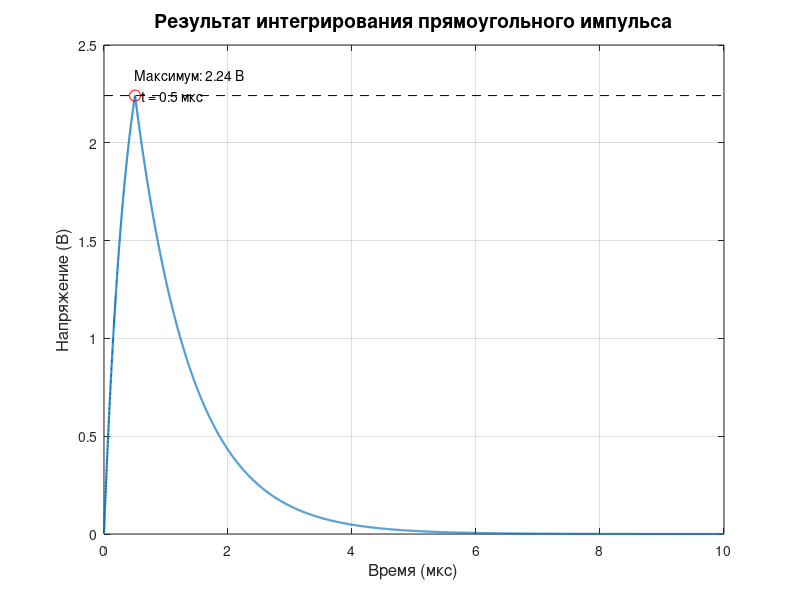

This figure's MATLAB source:
function pu()
    % Параметры сигнала
    A = 3;               % Амплитуда импульса (В)
    T_pulse = 500e-9;    % Длительность импульса (с)
    rise_time = 800e-9;  % Время нарастания до максимума (с)
    fall_time = 2e-6;    % Время спада (с)
    
    % Расчет постоянных времени
    tau_rise = rise_time / 2.2;   % Постоянная времени нарастания
    tau_fall = fall_time / 2.2;   % Постоянная времени спада
    
    % Временной диапазон (0 до 10 мкс с шагом 1 нс)
    t = 0:1e-9:10e-6;
    
    % Инициализация выходного напряжения
    V_out = zeros(size(t));
    
    % Фаза нарастания (0 ≤ t < T_pulse)
    idx_rise = t < T_pulse;
    t_rise = t(idx_rise);
    V_out(idx_rise) = A * (1 - exp(-t_rise / tau_rise));
    
    % Значение в конце импульса
    V_max = A * (1 - exp(-T_pulse / tau_rise));
    
    % Фаза спада (t ≥ T_pulse)
    idx_fall = t >= T_pulse;
    t_fall = t(idx_fall);
    V_out(idx_fall) = V_max * exp(-(t_fall - T_pulse) / tau_fall);
    
    % Построение графика
    figure;
    plot(t * 1e6, V_out, 'LineWidth', 1.5);
    grid on;
    xlabel('Время (мкс)', 'FontSize', 12);
    ylabel('Напряжение (В)', 'FontSize', 12);
    title('Результат интегрирования прямоугольного импульса', 'FontSize', 14);
    
    % Установка пределов оси X
    xlim([0 10]);
    
    % Отметки ключевых точек
    hold on;
    plot(T_pulse * 1e6, V_max, 'ro', 'MarkerSize', 8);
    line([0 max(t)*1e6], [V_max V_max], 'Color', 'k', 'LineStyle', '--');
    text(0.5, V_max+0.1, sprintf('Максимум: %.2f В', V_max), 'FontSize', 10);
    text(T_pulse*1e6 + 0.1, V_max, sprintf('t = %.1f мкс', T_pulse*1e6), 'FontSize', 10);
    hold off;
end
